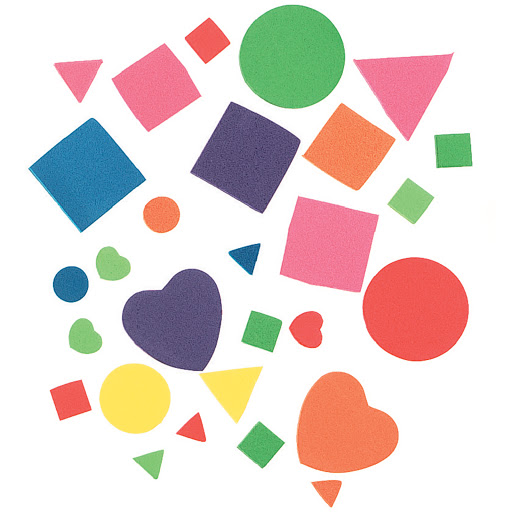
#> input picture 06 - opencv/source/bahan/shape.jpg, 512 x 512 px
$ python '08 - shapeDetection.py'
#> lines starting #> are read from the running program, lines starting #| are printed output that depends on the picture; after the words box and inside, x2 and y2 are one past the last pixel; in counts of white or black regions, pixels touching at a corner belong together
import cv2
import numpy as np

def stackImages(scale,imgArray):
    rows = len(imgArray)
    cols = len(imgArray[0])
    rowsAvailable = isinstance(imgArray[0], list)
    width = imgArray[0][0].shape[1]
    height = imgArray[0][0].shape[0]
    if rowsAvailable:
        for x in range ( 0, rows):
            for y in range(0, cols):
                if imgArray[x][y].shape[:2] == imgArray[0][0].shape [:2]:
                    imgArray[x][y] = cv2.resize(imgArray[x][y], (0, 0), None, scale, scale)
                else:
                    imgArray[x][y] = cv2.resize(imgArray[x][y], (imgArray[0][0].shape[1], imgArray[0][0].shape[0]), None, scale, scale)
                if len(imgArray[x][y].shape) == 2: imgArray[x][y]= cv2.cvtColor( imgArray[x][y], cv2.COLOR_GRAY2BGR)
        imageBlank = np.zeros((height, width, 3), np.uint8)
        hor = [imageBlank]*rows
        hor_con = [imageBlank]*rows
        for x in range(0, rows):
            hor[x] = np.hstack(imgArray[x])
        ver = np.vstack(hor)
    else:
        for x in range(0, rows):
            if imgArray[x].shape[:2] == imgArray[0].shape[:2]:
                imgArray[x] = cv2.resize(imgArray[x], (0, 0), None, scale, scale)
            else:
                imgArray[x] = cv2.resize(imgArray[x], (imgArray[0].shape[1], imgArray[0].shape[0]), None,scale, scale)
            if len(imgArray[x].shape) == 2: imgArray[x] = cv2.cvtColor(imgArray[x], cv2.COLOR_GRAY2BGR)
        hor= np.hstack(imgArray)
        ver = hor
    return ver

def getContours(img):
    contours,hierarchy = cv2.findContours(img,cv2.RETR_EXTERNAL,cv2.CHAIN_APPROX_NONE)
    for cnt in contours:
        area = cv2.contourArea(cnt)
        print(area)

        if area > 500:
            cv2.drawContours(imgContours,cnt,-1,(200,100,0),3)
            peri = cv2.arcLength(cnt,True)
            approx = cv2.approxPolyDP(cnt,0.02*peri,True)
            # print(len(approx))
            objCor = len(approx)
            x,y,w,h = cv2.boundingRect(approx)

            if objCor ==3: objectType = "tri"
            elif objCor ==4:
                aspRatio = w/float(h)
                if aspRatio > 0.95 and aspRatio <1.05: objectType="square"
                else:objectType="rectangle"
            else:objectType="None"

            cv2.rectangle(imgContours,(x,y),(x+w,y+h),(50,100,250),2)
            cv2.putText(imgContours,objectType,
                        (x+(w//2)-10,y+(h//2)-10),cv2.FONT_HERSHEY_SIMPLEX,0.5,
                        (0,0,80),2)


path = "bahan/shape.jpg"
img = cv2.imread(path)
#> img is the input picture: shape (512, 512, 3); mean B, G, R 208.8, 213.3, 227.5
imgResize = cv2.resize(img,(356,356))

imgContours = imgResize.copy()

imgGray = cv2.cvtColor(imgResize,cv2.COLOR_BGR2GRAY)
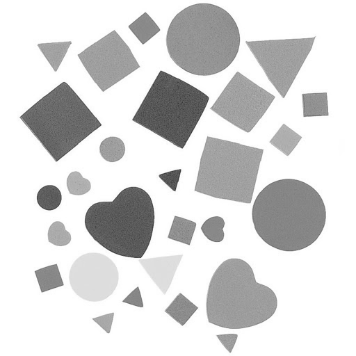
#> imgGray: shape (356, 356); min 56, max 255, mean 217
imgBlur = cv2.GaussianBlur(imgGray,(7,7),1)
imgCanny = cv2.Canny(imgBlur,50,50)
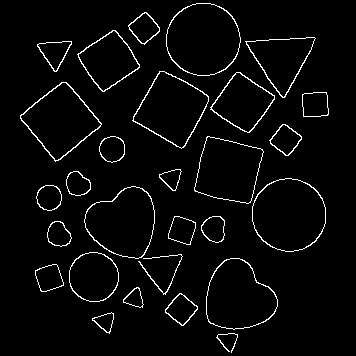
#> imgCanny: shape (356, 356); 3.5% white in thin lines or dots, all inside (x1, y1, x2, y2) = (20, 3, 329, 353)

getContours(imgCanny)
#> in getContours, `contours,hierarchy = cv2.findContours(img,cv2.RETR_EXTERNAL,cv2.CHAIN_..`: contours = 28 contours, 1 with area under 20; largest, box (x1, y1, x2, y2) and area: (252, 178, 326, 252) 4218, (166, 3, 241, 76) 4217, (206, 258, 278, 330) 3669, (84, 186, 155, 259) 3619, (20, 82, 102, 162) 3476
#> the loop in getContours, `for cnt in contours:` made 28 passes
#> (area, peri, approx, objCor, x, y, w, h) on passes 3, 5, 11, 17, 20, 21, 22, 23: (595, 96.37, [[179, 293], [165, 312], [183, 325], [197, 306]], 4, 165, 293, 33, 33), (543.5, 95.36, [[56, 264], [35, 270], [41, 291], [63, 285]], 4, 35, 264, 29, 28), (545.5, 96.53, [[174, 216], [168, 238], [190, 244], [195, 222]], 4, 168, 216, 28, 29), (3319, 240.4, [[207, 136], [194, 190], [250, 202], [262, 149]], 4, 194, 136, 69, 67), (576.5, 95.9, [[302, 94], [303, 116], [328, 114], [326, 92]], 4, 302, 92, 27, 25), (3476.5, 238.6, [[66, 82], [20, 115], [55, 161], [101, 124]], 4, 20, 82, 82, 80), (2193.5, 192, [[236, 72], [210, 109], [249, 132], [274, 95]], 4, 210, 72, 65, 61), (3446, 243.9, [[159, 71], [132, 120], [181, 148], [208, 96]], 4, 132, 71, 77, 78)
#> (area, peri, approx, objCor, x, y, w, h) on passes 24 to 25: (564.5, 107.5, [[71, 41], [37, 44], [54, 71]], 3, 37, 41, 35, 31), (2222.5, 217.2, [[314, 37], [245, 41], [284, 97]], 3, 245, 37, 70, 61)
#| 17.0
#| 245.0
#| 595.0
#| 239.5
#| 543.5
#| 3669.0
#| 34.5
#| 1919.5
#> (further printed lines are left out)
#> after the loop in getContours, `for cnt in contours:`:
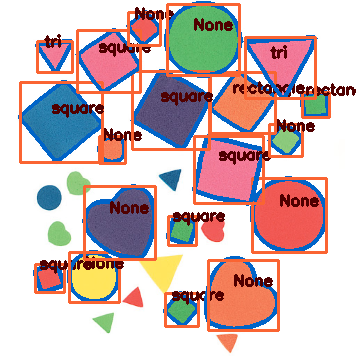
#> imgContours: shape (356, 356, 3); mean B, G, R 187.1, 187.1, 206.1

imgBlank = np.zeros_like(imgResize)

imgStack = stackImages(0.6,([imgResize,imgGray,imgBlur],
                            [imgCanny,imgContours,imgBlank]))
#> after the loop in stackImages, `for x in range(0, rows):`: hor = 2 items
#> in stackImages, `ver = np.vstack(hor)`:
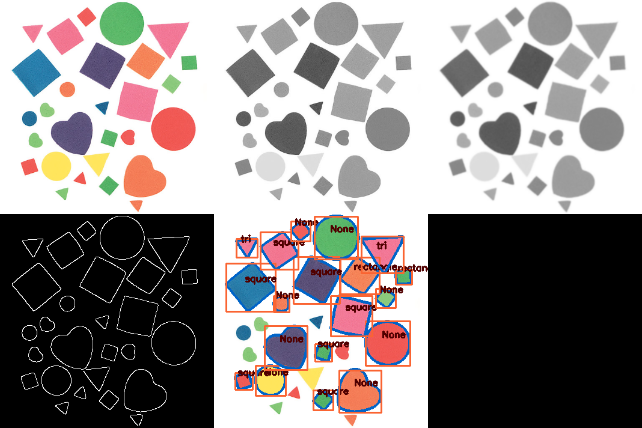
#> ver: shape (428, 642, 3); mean of channels 0, 1, 2 139.8, 140.6, 146; drawn as B, G, R

cv2.imshow("imgStack",imgStack)

cv2.waitKey(0)

$ run again, with 06 - opencv/source/bahan/burung.jpg copied over 06 - opencv/source/bahan/shape.jpg
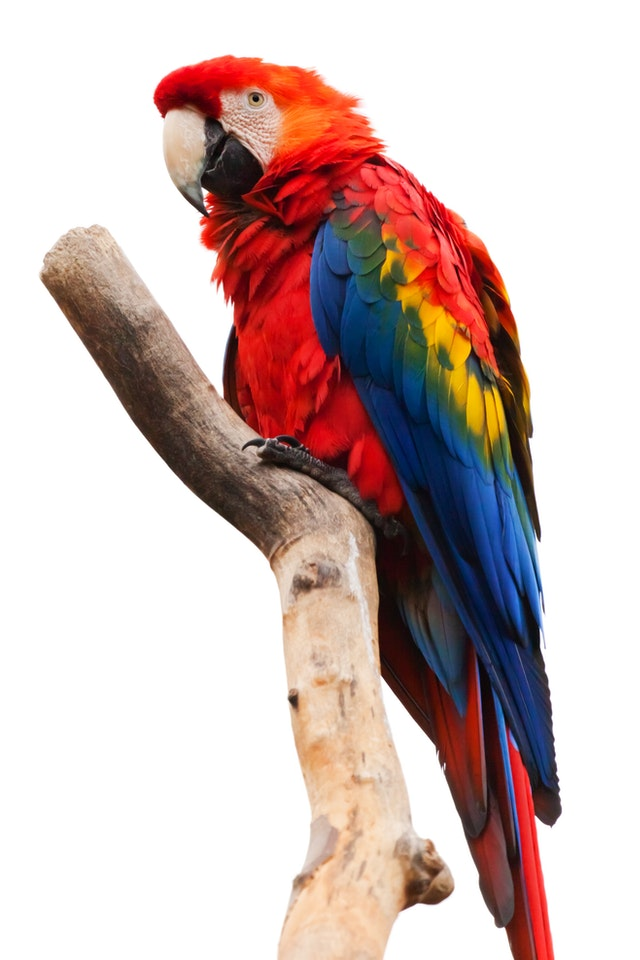
#> input picture 06 - opencv/source/bahan/burung.jpg, 640 x 960 px
#> img is the input picture: shape (960, 640, 3); mean B, G, R 183.8, 186.5, 206.9
#> `imgCanny = cv2.Canny(imgBlur,50,50)`:
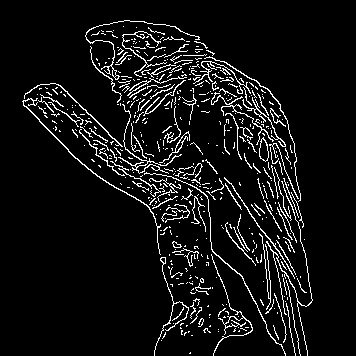
#> imgCanny: shape (356, 356); 7.1% white in thin lines or dots, all inside (x1, y1, x2, y2) = (22, 20, 313, 356)
#> contours = 494 contours, 471 with area under 20; largest, box (x1, y1, x2, y2) and area: (259, 137, 269, 162) 152, (22, 98, 161, 255) 122, (144, 172, 286, 356) 76, (85, 20, 200, 80) 72, (242, 97, 286, 147) 70
#> the loop in getContours, `for cnt in contours:` made 494 passes
#> (cnt, area) on passes 1 to 3: ([[190, 352], [189, 353], [190, 353]], 0.5), ([[161, 340]], 0), ([[191, 335], [192, 335]], 0)
#> (printed output is left out)
#> after the loop in stackImages, `for x in range(0, rows):`: hor = 2 items
#> in stackImages, `ver = np.vstack(hor)`:
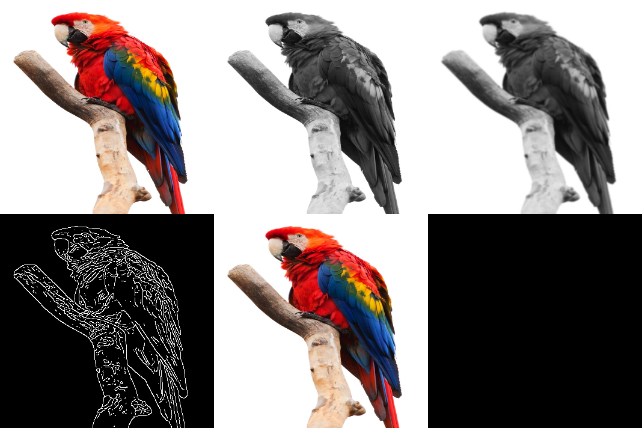
#> ver: shape (428, 642, 3); mean of channels 0, 1, 2 128.4, 129.3, 136.1; drawn as B, G, R

$ run again, with 06 - opencv/source/bahan/card.jpg copied over 06 - opencv/source/bahan/shape.jpg
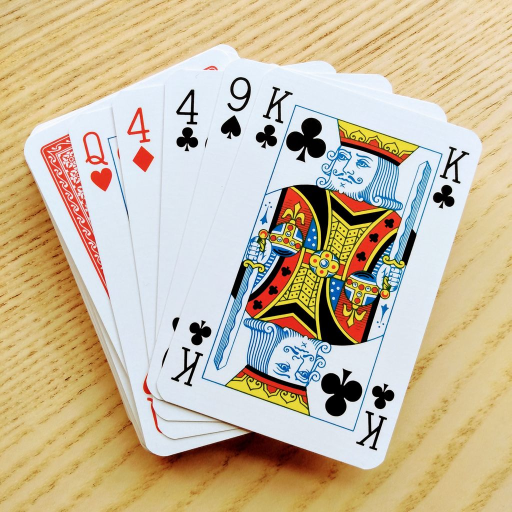
#> input picture 06 - opencv/source/bahan/card.jpg, 1023 x 1024 px (shown at 1/2 size)
#> img is the input picture: shape (1024, 1023, 3); mean B, G, R 157.9, 185.9, 200.3
#> `imgCanny = cv2.Canny(imgBlur,50,50)`:
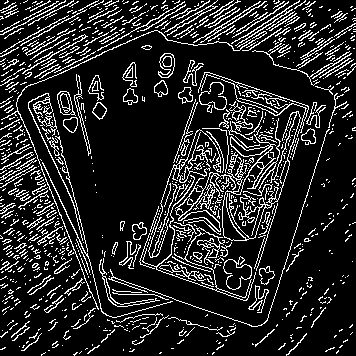
#> imgCanny: shape (356, 356); 15.2% white in thin lines or dots
#> contours = 907 contours, 849 with area under 20; largest, box (x1, y1, x2, y2) and area: (175, 111, 301, 241) 3764, (148, 129, 221, 258) 455, (57, 91, 76, 116) 278, (158, 53, 175, 78) 262, (28, 93, 83, 241) 183
#> the loop in getContours, `for cnt in contours:` made 907 passes
#> (area, peri, approx, objCor, x, y, w, h) on pass 584: (3764.5, 1933.7, [[298, 111], [178, 220], [232, 175], [255, 237]], 4, 178, 111, 121, 127)
#> (printed output is left out)
#> after the loop in stackImages, `for x in range(0, rows):`: hor = 2 items
#> in stackImages, `ver = np.vstack(hor)`:
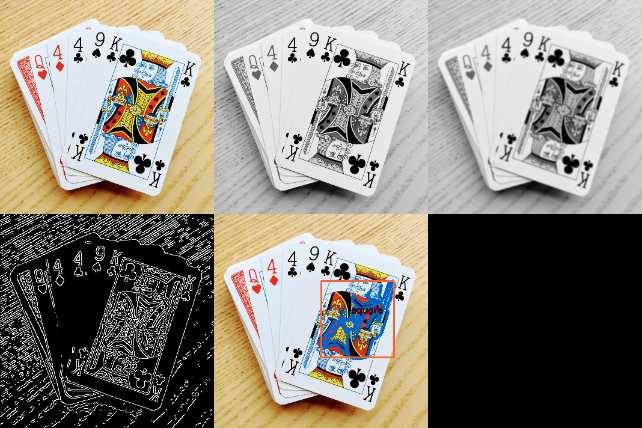
#> ver: shape (428, 642, 3); mean of channels 0, 1, 2 121.6, 130.2, 134.7; drawn as B, G, R

$ run again, with 06 - opencv/source/bahan/julia.jpg copied over 06 - opencv/source/bahan/shape.jpg
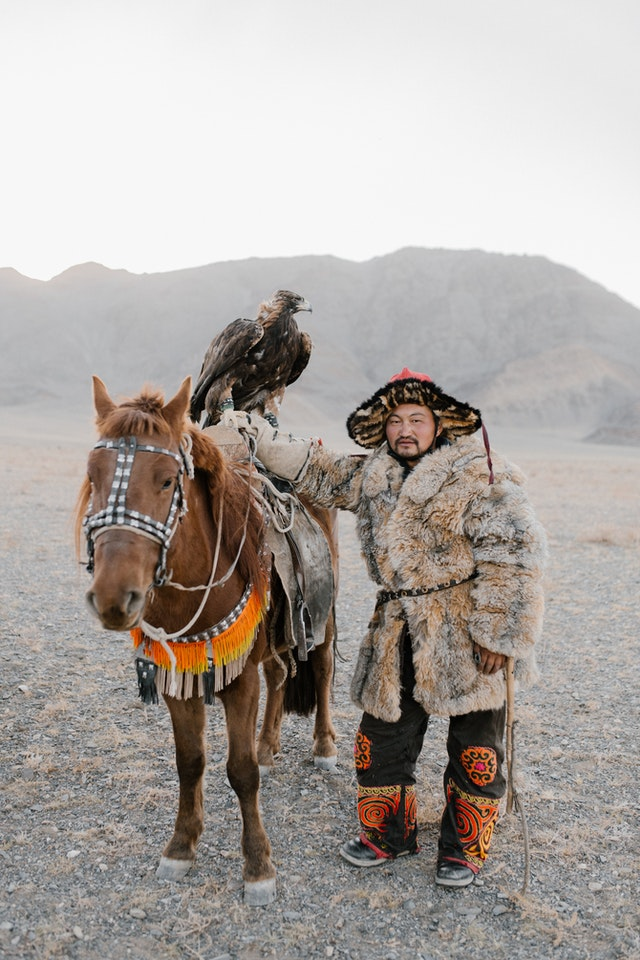
#> input picture 06 - opencv/source/bahan/julia.jpg, 640 x 960 px
#> img is the input picture: shape (960, 640, 3); mean B, G, R 161.2, 165.9, 172.6
#> imgCanny: shape (356, 356); 13.1% white in thin lines or dots, all inside (x1, y1, x2, y2) = (0, 91, 356, 356)
#> contours = 1184 contours, 1152 with area under 20; largest, box (x1, y1, x2, y2) and area: (51, 139, 124, 235) 1376, (192, 221, 293, 321) 526, (105, 111, 186, 184) 442, (128, 170, 225, 301) 226, (192, 139, 290, 199) 222
#> the loop in getContours, `for cnt in contours:` made 1184 passes
#> (area, peri, objCor, x, y, w, h, objectType) on passes 922, 1157: (526.5, 1359.3, 10, 193, 221, 98, 96, 'None'), (1375.5, 805.4, 14, 53, 139, 70, 93, 'None')
#> (printed output is left out)
#> after the loop in getContours, `for cnt in contours:`:
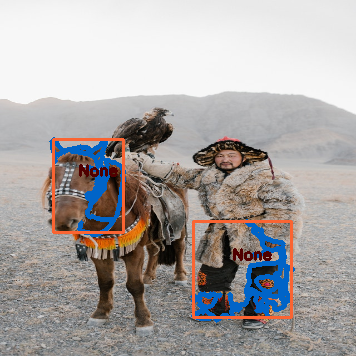
#> imgContours: shape (356, 356, 3); mean B, G, R 163.9, 165.1, 169.8
#> after the loop in stackImages, `for x in range(0, rows):`: hor = 2 items
#> in stackImages, `ver = np.vstack(hor)`:
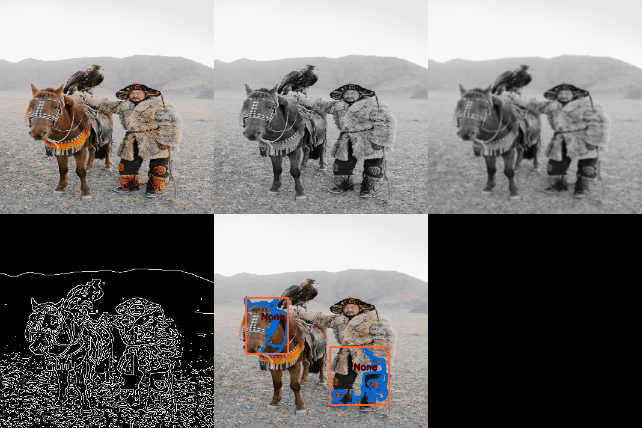
#> ver: shape (428, 642, 3); mean of channels 0, 1, 2 115.4, 116.4, 118.3; drawn as B, G, R
